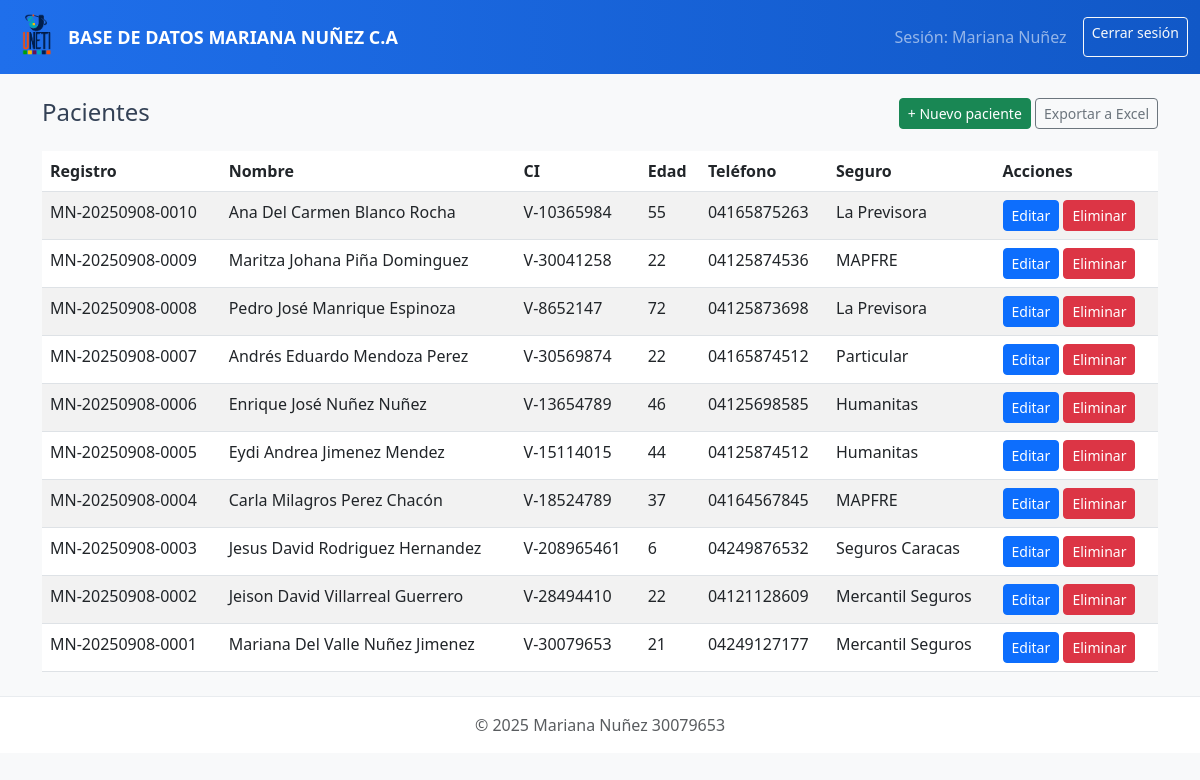
The app's page /patients (signed in) with its own data.
### tables this page shows
CREATE TABLE patients (
        id INTEGER PRIMARY KEY AUTOINCREMENT,
        reg_number TEXT UNIQUE,
        primer_nombre TEXT,
        segundo_nombre TEXT,
        primer_apellido TEXT,
        segundo_apellido TEXT,
        ced_prefijo TEXT,
        ced_numero TEXT,
        fecha_nacimiento TEXT,
        edad INTEGER,
        telefono TEXT,
        telefono_domicilio TEXT,
        direccion TEXT,
        seguro TEXT,
        poliza TEXT,
        responsable TEXT,
        antecedentes TEXT,
        created_at TEXT
    );

### app.py (the view)
@app.route('/patients')
@login_required
def patients():
    con = get_db()
    cur = con.cursor()
    cur.execute("SELECT * FROM patients ORDER BY created_at DESC")
    rows = cur.fetchall()
    con.close()
    return render_template('patients.html', patients=rows)

### app.py (called while the page is built)
def get_db():
    con = sqlite3.connect(DB_FILE)
    con.row_factory = sqlite3.Row
    return con

def login_required(fn):
    from functools import wraps
    @wraps(fn)
    def wrapper(*args, **kwargs):
        if 'user_id' not in session:
            return redirect(url_for('login'))
        return fn(*args, **kwargs)
    return wrapper

### templates/patients.html
{% extends "layout.html" %}
{% block content %}
<div class="d-flex justify-content-between mb-3">
  <h4>Pacientes</h4>
  <div>
    <a class="btn btn-success btn-sm" href="{{ url_for('patient_new') }}">+ Nuevo paciente</a>
    <a class="btn btn-outline-secondary btn-sm" href="{{ url_for('export_patients') }}">Exportar a Excel</a>
  </div>
</div>
<table class="table table-striped">
  <thead>
    <tr>
      <th>Registro</th><th>Nombre</th><th>CI</th><th>Edad</th><th>Teléfono</th><th>Seguro</th><th>Acciones</th>
    </tr>
  </thead>
  <tbody>
    {% for p in patients %}
    <tr>
      <td>{{ p['reg_number'] }}</td>
      <td>{{ p['primer_nombre'] }} {{ p['segundo_nombre'] }} {{ p['primer_apellido'] }} {{ p['segundo_apellido'] }}</td>
      <td>{{ p['ced_prefijo'] }}-{{ p['ced_numero'] }}</td>
      <td>{{ p['edad'] or '-' }}</td>
      <td>{{ p['telefono'] }}</td>
      <td>{{ p['seguro'] }}</td>
      <td>
        <a href="{{ url_for('patient_edit', pid=p['id']) }}" class="btn btn-sm btn-primary">Editar</a>
        <form method="post" action="{{ url_for('patient_delete', pid=p['id']) }}" style="display:inline" onsubmit="return confirm('Eliminar paciente?')">
          <button class="btn btn-sm btn-danger">Eliminar</button>
        </form>
      </td>
    </tr>
    {% else %}
    <tr><td colspan="7" class="text-center">No hay pacientes registrados.</td></tr>
    {% endfor %}
  </tbody>
</table>
{% endblock %}

### templates/layout.html (shortened to what this page needs)
<!doctype html>
<html lang="es">
<head>
  <link href="https://cdn.jsdelivr.net/npm/bootstrap@5.3.0/dist/css/bootstrap.min.css" rel="stylesheet">
  <link href="{{ url_for('static', filename='css/style.css') }}" rel="stylesheet">
</head>
<body class="bg-light">
  <nav class="navbar navbar-expand-lg navbar-dark primary-bg">
    <div class="container-fluid">
      <a class="navbar-brand d-flex align-items-center" href="{{ url_for('dashboard') }}">
        <img src="{{ url_for('static', filename='img/logo.png') }}" alt="logo" height="48" class="me-2">
        BASE DE DATOS MARIANA NUÑEZ C.A
      </a>
      <div class="d-flex">
        {% if session.get('full_name') %}
          <span class="navbar-text me-3">Sesión: {{ session.get('full_name') }}</span>
          <a class="btn btn-outline-light btn-sm" href="{{ url_for('logout') }}">Cerrar sesión</a>
        {% endif %}
      </div>
    </div>
  </nav>
  <div class="container my-4">
    {% block content %}{% endblock %}
  </div>
  <footer class="footer mt-auto py-3 bg-white text-center">
    <div class="container">
      <span class="text-muted">© 2025 Mariana Nuñez 30079653</span>
    </div>
  </footer>
</body>
</html>

### static/css/style.css (style rules this page uses)
:root { --primary-blue:#1f6feb; --primary-dark:#1158c7; --soft-gray:#f3f6f9; --text-gray:#334155; }
body { background: var(--soft-gray); color: var(--text-gray); }
.primary-bg { background: linear-gradient(90deg, var(--primary-blue), var(--primary-dark)); }
.navbar-brand { font-weight:700; font-size:18px; color: #fff !important; }
.table thead { background: #ffffff; }
.footer { border-top:1px solid #e9ecef; }

### records on screen
patients: get "Mariana Nuñez", reg_number "MN-20250908-0001", primer_nombre "Mariana", segundo_nombre "Del Valle", primer_apellido "Nuñez", segundo_apellido "Jimenez", ced_prefijo "V", ced_numero "30079653", edad "21", telefono "04249127177", seguro "Mercantil Seguros"
patients: reg_number "MN-20250908-0010", primer_nombre "Ana", segundo_nombre "Del Carmen", primer_apellido "Blanco", segundo_apellido "Rocha", ced_prefijo "V", ced_numero "10365984", edad "55", telefono "04165875263", seguro "La Previsora"
patients: reg_number "MN-20250908-0009", primer_nombre "Maritza", segundo_nombre "Johana", primer_apellido "Piña", segundo_apellido "Dominguez", ced_prefijo "V", ced_numero "30041258", edad "22", telefono "04125874536", seguro "MAPFRE"
patients: reg_number "MN-20250908-0008", primer_nombre "Pedro", segundo_nombre "José", primer_apellido "Manrique", segundo_apellido "Espinoza", ced_prefijo "V", ced_numero "8652147", edad "72", telefono "04125873698", seguro "La Previsora"
patients: reg_number "MN-20250908-0007", primer_nombre "Andrés", segundo_nombre "Eduardo", primer_apellido "Mendoza", segundo_apellido "Perez", ced_prefijo "V", ced_numero "30569874", edad "22", telefono "04165874512", seguro "Particular"
patients: reg_number "MN-20250908-0006", primer_nombre "Enrique", segundo_nombre "José", primer_apellido "Nuñez", segundo_apellido "Nuñez", ced_prefijo "V", ced_numero "13654789", edad "46", telefono "04125698585", seguro "Humanitas"
patients: reg_number "MN-20250908-0005", primer_nombre "Eydi", segundo_nombre "Andrea", primer_apellido "Jimenez", segundo_apellido "Mendez", ced_prefijo "V", ced_numero "15114015", edad "44", telefono "04125874512", seguro "Humanitas"
patients: reg_number "MN-20250908-0004", primer_nombre "Carla", segundo_nombre "Milagros", primer_apellido "Perez", segundo_apellido "Chacón", ced_prefijo "V", ced_numero "18524789", edad "37", telefono "04164567845", seguro "MAPFRE"
patients: reg_number "MN-20250908-0003", primer_nombre "Jesus", segundo_nombre "David", primer_apellido "Rodriguez", segundo_apellido "Hernandez", ced_prefijo "V", ced_numero "208965461", edad "6", telefono "04249876532", seguro "Seguros Caracas"
patients: reg_number "MN-20250908-0002", primer_nombre "Jeison", segundo_nombre "David", primer_apellido "Villarreal", segundo_apellido "Guerrero", ced_prefijo "V", ced_numero "28494410", edad "22", telefono "04121128609", seguro "Mercantil Seguros"
